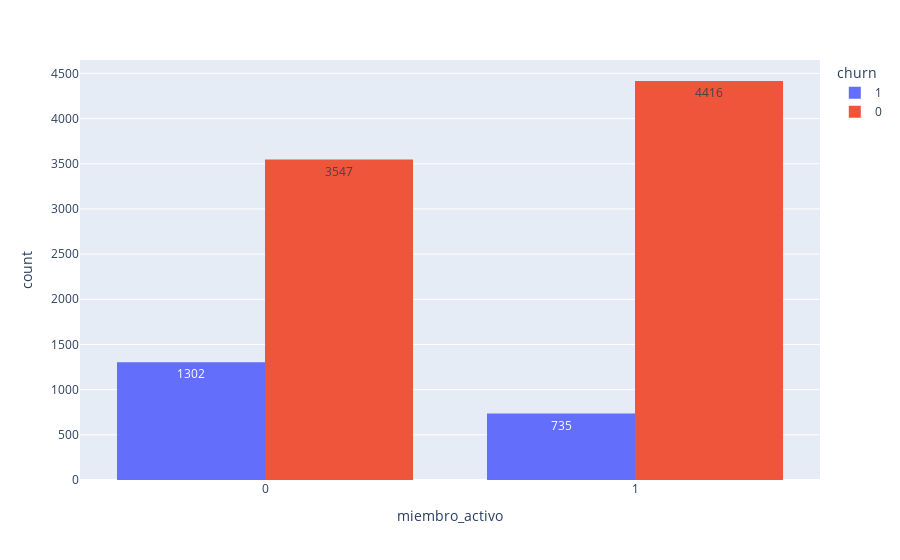

The notebook cell this image was saved under:
### Code cell
px.histogram(df, x='miembro_activo', text_auto=True,color='churn',barmode='group')

### Figure 1 — Plotly figure (JSON) as saved in the notebook; plotly's stock layout.template omitted (floating-point values rounded to 4 significant figures; data arrays with more than 128 entries replaced by an {"elided": "..."} marker saying what was removed)
{"data": [{"alignmentgroup": "True", "bingroup": "x", "hovertemplate": "churn=1<br>miembro_activo=%{x}<br>count=%{y}<extra></extra>", "legendgroup": "1", "marker": {"color": "#636efa", "pattern": {"shape": ""}}, "name": "1", "offsetgroup": "1", "orientation": "v", "showlegend": true, "texttemplate": "%{value}", "type": "histogram", "x": {"elided": "2037 int values"}, "xaxis": "x", "yaxis": "y"}, {"alignmentgroup": "True", "bingroup": "x", "hovertemplate": "churn=0<br>miembro_activo=%{x}<br>count=%{y}<extra></extra>", "legendgroup": "0", "marker": {"color": "#EF553B", "pattern": {"shape": ""}}, "name": "0", "offsetgroup": "0", "orientation": "v", "showlegend": true, "texttemplate": "%{value}", "type": "histogram", "x": {"elided": "7963 int values"}, "xaxis": "x", "yaxis": "y"}], "layout": {"barmode": "group", "legend": {"title": {"text": "churn"}, "tracegroupgap": 0}, "margin": {"t": 60}, "xaxis": {"anchor": "y", "domain": [0, 1], "title": {"text": "miembro_activo"}}, "yaxis": {"anchor": "x", "domain": [0, 1], "title": {"text": "count"}}}}
